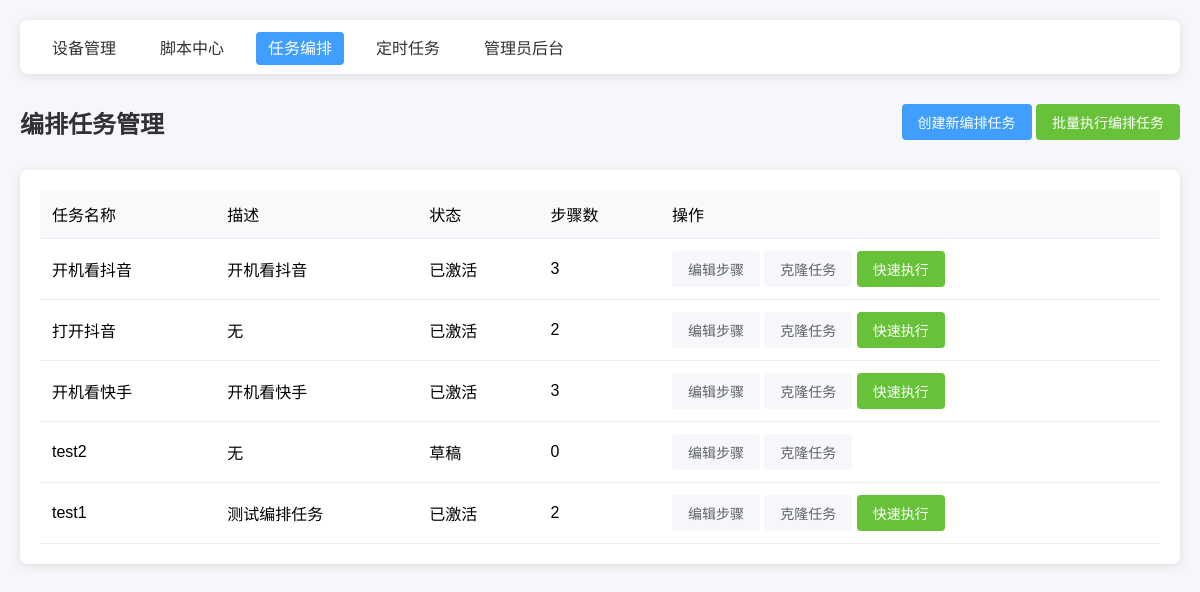
Page /task_orchestration/list/ on the earlier database version.
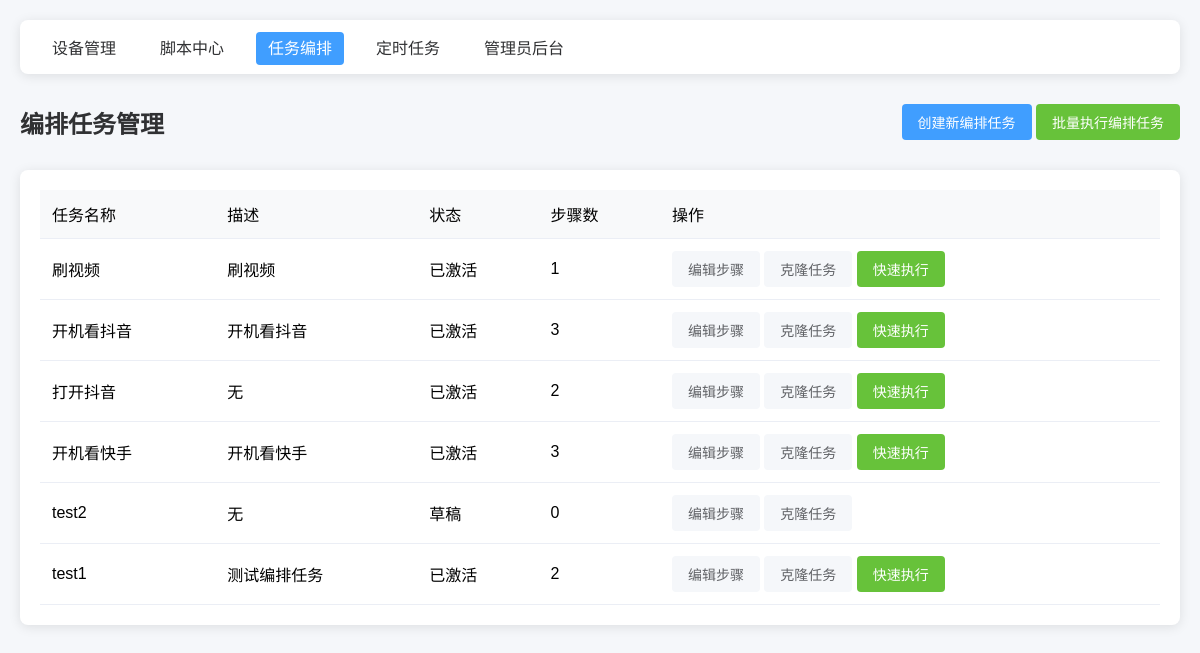
Same page on the later database version.
### task_orchestration/models.py (models this page shows, shortened)
class OrchestrationTask(models.Model):
    TASK_STATUS = (
        ("draft", "草稿"),
        ("active", "已激活"),
        ("disabled", "已禁用"),
    )
    name = models.CharField("编排任务名称", max_length=100, unique=True)
    description = models.TextField("描述", blank=True, null=True)
    status = models.CharField("状态", max_length=20, choices=TASK_STATUS, default="draft")
    create_time = models.DateTimeField("创建时间", default=timezone.now)
    update_time = models.DateTimeField("更新时间", auto_now=True)
    class Meta:
        verbose_name = "编排任务"
        verbose_name_plural = "编排任务管理"
        ordering = ["-create_time"]

### task_orchestration/views.py (the view)
# urls.py: path('list/', views.OrchestrationListView.as_view(), name='list'),
class OrchestrationListView(View):
    def get(self, request):
        tasks = OrchestrationTask.objects.all()
        return render(request, "task_orchestration/list.html", {
            "tasks": tasks,
            "page_title": "编排任务管理"
        })

### task_orchestration/templates/task_orchestration/list.html (shortened to what this page needs)
{% extends 'base.html' %}
{% load static %}
{% block page_header %}
    <div class="page-header">
        <h1>{{ page_title }}</h1>
        <div class="btn-group">
            <a href="{% url 'task_orchestration:create' %}" class="btn btn-primary">创建新编排任务</a>
            <a href="{% url 'task_orchestration:execute_orchestration' %}" class="btn btn-success">批量执行编排任务</a>
        </div>
    </div>
{% endblock %}
{% block content %}
    <div class="card">
        <table>
            <thead>
            <tr>
                <th>任务名称</th>
                <th>描述</th>
                <th>状态</th>
                <th>步骤数</th>
                <th>操作</th>
            </tr>
            </thead>
            <tbody>
            {% for task in tasks %}
                <tr>
                    <td>{{ task.name }}</td>
                    <td>{{ task.description|default:"无" }}</td>
                    <td>{{ task.get_status_display }}</td>
                    <td>{{ task.steps.count }}</td>
                    <td>
                        <a href="{% url 'task_orchestration:edit_steps' task.id %}" class="btn btn-default">编辑步骤</a>
                        <a href="{% url 'task_orchestration:clone' task.id %}" class="btn btn-default">克隆任务</a>
                        {% if task.status == 'active' %}
                            <button onclick="executeOrchestration({{ task.id }})" class="btn btn-success">快速执行
                            </button>
                        {% endif %}
                    </td>
                </tr>
            {% empty %}
                <tr>
                    <td colspan="5" class="text-center">暂无编排任务</td>
                </tr>
            {% endfor %}
            </tbody>
        </table>
    </div>
{% endblock %}

Differences in the rows shown:
added OrchestrationTask: name "刷视频", description "刷视频", status "已激活", steps.count "1"
